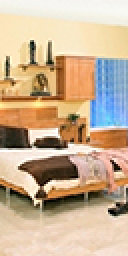
#> input picture file/b3.jpg, 64 x 128 px (shown 2 times larger)
$ python feature_extraction.py ../file/b3.jpg   (Python 2 division)
#> lines starting #> are read from the running program, lines starting #| are printed output that depends on the picture
### image_processing/divide_image.py
import cv2 as cv
import numpy as np
import sys
from histrograms_calculation import calc_histograms
from block_normalization import normalize_blocks


def calc_new_shape(height, width, model_width=64, model_height=128, stamp=False):
    new_height = model_height
    new_width = (new_height * width) / height

    if new_width > model_width:
        new_height = (model_width * new_height) / new_width
        new_width = model_width

    if stamp:
        print "Height: " + str(height)
        print "Width: " + str(width)
        print "New height: " + str(new_height)
        print "New width: " + str(new_width)

    return new_height, new_width


def resize_image(image, model_width=64, model_height=128, centered=True, blur_outer_borders=False):
    height, width = image.shape
    new_height, new_width = calc_new_shape(height, width, model_width, model_height)
    resized_image = cv.resize(image, (new_width, new_height))
    top_border = 0
    bottom_border = model_height - new_height
    left_border = 0
    right_border = model_width - new_width

    if centered:
        v_correction = 0
        h_correction = 0
        if (model_height - new_height) % 2 == 1:
            v_correction = 1
        if (model_width - new_width) % 2 == 1:
            h_correction = 1
        top_border = (model_height - new_height) / 2
        right_border = ((model_width - new_width) / 2) + h_correction
        bottom_border = ((model_height - new_height) / 2) + v_correction
        left_border = (model_width - new_width) / 2

    if blur_outer_borders:
        final_image = cv.copyMakeBorder(resized_image, top_border, bottom_border, left_border, right_border,
                                        cv.BORDER_REFLECT_101)
        final_image = cv.blur(final_image, (16, 16))
        final_image[top_border:new_height+top_border, left_border:new_width+left_border] = resized_image
    else:
        final_image = cv.copyMakeBorder(resized_image, top_border, bottom_border, left_border, right_border,
                                    cv.BORDER_CONSTANT)
    return final_image


# [12 lines that do not run on import are left out]

### image_processing/histrograms_calculation.py
import cv2 as cv
import numpy as np
import multiprocessing as mp
import functools as ft
import time

bin_position_9 = {
    0: 0,
    20: 1,
    40: 2,
    60: 3,
    80: 4,
    100: 5,
    120: 6,
    140: 7,
    160: 8,
}

bin_position_12 = {
    0: 0,
    30: 1,
    60: 2,
    90: 3,
    120: 4,
    150: 5,
    180: 6,
    210: 7,
    240: 8,
    270: 9,
    300: 10,
    330: 11
}


class HistogramHolder:
    def __init__(self, shape):
        # creation fo a ndarray (full of zeros) in which the third dimension represents
        # the bins for the cell located by first two
        self.histogram = np.zeros(shape=shape)

    def sum_bins(self, x, y, bins):
        self.histogram[x, y] += bins

    def sum_bins_single(self, res):
        self.sum_bins([res[0]], [res[1]], res[2])

    def get_histograms(self):
        return self.histogram


def bin_count(magnitude, angle, start_point, cell_dimension, bins_dimension, signed_angles):
    bins = np.zeros(shape=bins_dimension)
    for i in range(0, cell_dimension):
        for j in range(0, cell_dimension):
            point_angle = angle[(start_point[0] + i), (start_point[1] + j)]
            point_magnitude = magnitude[(start_point[0] + i), (start_point[1] + j)]
            bin_step = 30
            bin_max = 360
            if not signed_angles:
                bin_step = 20
                bin_max = 180
            # contribution is the percentage of contribution to the first bin after the one located by position
            # e.g. point_angle=155 bin_step=20
            # contributions = (( 155%20 ) * (100/20)) /100 = (15 * 5) /100 = 75/100 = 0.75
            # the point contributes for 75% to the bin representing 160 (because is closer) and
            # for 25% to thebin representig 140
            contribution = ((point_angle % bin_step) * (100/bin_step)) / 100
            # index is the index in the bin_position_* map , used to find the bin index in the new map
            index = (point_angle - (point_angle % bin_step)) % bin_max

            if not signed_angles:
                position = bin_position_9[index]
                position_next = bin_position_9[(index + bin_step) % bin_max]
            else:
                position = bin_position_12[index]
                position_next = bin_position_12[(index + bin_step) % bin_max]

            if contribution == 0.0:
                bins[position] += point_magnitude
            else:
                bins[position] += point_magnitude * (1 - contribution)
                bins[position_next] += point_magnitude * contribution
    return start_point[0], start_point[1], bins


def calc_histograms(image, magnitude, angle, unsigned=False, stamp=False):
    start_time = time.time()
    bins_number = 18
    if unsigned:
        bins_number = bins_number / 2
    cell_dimension = 8
    image_height, image_width = image.shape
    hist_rows = image_height / cell_dimension
    hist_columns = image_width / cell_dimension

    histograms = HistogramHolder((hist_rows, hist_columns, bins_number))

    if unsigned:
        for i in range(0, hist_rows):
            for j in range(0, hist_columns):
                for k in range(0, cell_dimension):
                    for l in range(0, cell_dimension):
                        row = (i * cell_dimension) + k
                        col = (j * cell_dimension) + l
                        if angle[row][col] > 180:
                            angle[row][col] = angle[row][col] - 180

    process_pool = mp.Pool(processes=mp.cpu_count()/2)
    for i in range(0, hist_rows):
        for j in range(0, hist_columns):
            process_pool.apply_async(ft.partial(bin_count, magnitude, angle, [i, j], cell_dimension,
                                                bins_number, not unsigned), range(hist_rows, hist_columns),
                                     callback=histograms.sum_bins_single)
    process_pool.close()
    process_pool.join()
    elapsed = time.time() - start_time
    if stamp:
        print "*********milliseconds elapsed "+str(elapsed)
    return histograms.get_histograms()

### image_processing/block_normalization.py
import cv2 as cv
import numpy as np
import multiprocessing as mp
import functools as ft
import time
from matplotlib import pyplot as plt
import sys
import os


class NormalizeBlocksHolder:
    def __init__(self, shape):
        self.normalized_blocks = np.zeros(shape=shape)

    def set_block(self, block_index, new_block):
        self.normalized_blocks[block_index][:] = new_block

    def set_block_single(self, res):
        self.set_block(res[0], res[1])

    def get_blocks(self):
        return self.normalized_blocks


def normalize_block(block_index, histograms):
    # Get the size and the number of the histograms
    histogram_rows, histograms_columns, histograms_length = histograms.shape
    histograms_number = histogram_rows * histograms_columns

    # Calculate the size of the block to return and initialize it
    block_length = histograms_length * histograms_number
    block = np.zeros(block_length)

    # Fill the block
    index = 0
    for i in range(0, histogram_rows):
        for j in range(0, histograms_columns):
            block[index:index + histograms_length] = histograms[i][j][:]
            index = index + histograms_length

    # Normalize the block
        # Calculate the L2 norm
    square_block = [np.square(x) for x in block]
    l2_norm = np.sqrt(np.sum(square_block))
    if l2_norm != 0.0:
        normalized_block = [x / l2_norm for x in block]
    else:
        normalized_block = list()
        normalized_block.extend([0.0] * len(block))

    return block_index, normalized_block


def normalize_blocks(histograms, stamp=False):
    histograms_rows, histograms_columns, histograms_length = histograms.shape
    histograms_per_block = 4
    histograms_per_block_sqrt = np.int_(np.sqrt(histograms_per_block))

    normalized_blocks_holder = None

    if histograms_per_block_sqrt <= histograms_rows and histograms_per_block_sqrt <= histograms_columns:
        if stamp:
            print "---[ Normalizing blocks... ]---"
        # Calculate blocks number and length
        blocks_number = (histograms_rows - histograms_per_block_sqrt + 1) * \
                        (histograms_columns - histograms_per_block_sqrt + 1)
        blocks_length = histograms_length * histograms_per_block

        normalized_blocks_holder = NormalizeBlocksHolder((blocks_number, blocks_length))

        # Normalize blocks
        blocks_count = 0
        process_pool = mp.Pool(processes=mp.cpu_count() / 2)
        start_time = time.time()
        hist_rows = histograms_rows - histograms_per_block_sqrt + 1
        hist_columns = histograms_columns - histograms_per_block_sqrt + 1
        for i in range(0, hist_rows):
            for j in range(0, hist_columns):
                process_pool.apply_async(
                    ft.partial(normalize_block,  blocks_count,
                               histograms[i:i + histograms_per_block_sqrt, j:j + histograms_per_block_sqrt]),
                    range(hist_rows, hist_columns),
                    callback=normalized_blocks_holder.set_block_single)
                blocks_count = blocks_count + 1

        process_pool.close()
        process_pool.join()
        elapsed = time.time() - start_time
        if stamp:
            print "*********milliseconds elapsed " + str(elapsed)

    return None if normalized_blocks_holder is None else normalized_blocks_holder.get_blocks()

### image_processing/feature_extraction.py
import cv2 as cv
import numpy as np
import sys
from divide_image import resize_image
from histrograms_calculation import calc_histograms
from block_normalization import normalize_blocks
from preprocessing import preprocess


def calc_gradient(image, stamp=False):
    gradient_x = cv.Sobel(image, cv.CV_32F, 1, 0, ksize=1)
    gradient_y = cv.Sobel(image, cv.CV_32F, 0, 1, ksize=1)
    magnitude, angle = cv.cartToPolar(gradient_x, gradient_y, angleInDegrees=True)

    if stamp:
        cv.imshow("X gradient", gradient_x)
        cv.imshow("Y gradient", gradient_y)
        cv.imshow("Magnitude", magnitude)
        cv.imshow("Angle", angle)
        cv.waitKey(0)
        cv.destroyAllWindows()

    angle = np.uint32(angle)

    return magnitude, angle


def build_feature_vector(normalized_blocks, stamp=False):
    # Get the size and the number of the normalized blocks
    blocks_number, blocks_length = normalized_blocks.shape
    if stamp:
        print "- Blocks number: " + str(blocks_number)
        print "- Blocks length: " + str(blocks_length)

    # Calculate the size of the feature vector to return and initialize it
    feature_vector_length = blocks_length * blocks_number
    if stamp:
        print "- Feature vector length: " + str(feature_vector_length)
    feature_vector = np.zeros(feature_vector_length)

    # Fill the feature vector
    blocks_count = 0
    index = 0
    while index < feature_vector_length:
        feature_vector[index:index + blocks_length] = normalized_blocks[blocks_count][:]
        index = index + blocks_length
        blocks_count = blocks_count + 1

    return feature_vector


def feature_extraction(image, unsigned=True, stamp=False, gamma=True):
    feature_vector = None
    image = preprocess(image, gamma)
    image = np.float32(image) / 255.0
    magnitude, angle = calc_gradient(image, stamp=stamp)
    histograms = calc_histograms(image, magnitude, angle, unsigned, stamp=stamp)
    normalized_blocks = normalize_blocks(histograms, stamp=stamp)
    if normalized_blocks is not None:
        feature_vector = build_feature_vector(normalized_blocks, stamp=stamp)

    return feature_vector


if __name__ == "__main__":
    inImage = sys.argv[1]
    image = cv.imread(inImage, 0)
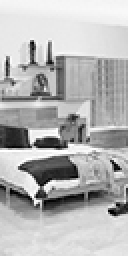
#> image: shape (128, 64) (shown 2 times larger); min 0, max 255, mean 180.1
    image = np.float32(image) / 255.0

    resized_image = resize_image(image)

    print "---[ Calculating magnitude and angle... ]---"
    magnitude, angle = calc_gradient(resized_image)
#> in calc_gradient, `gradient_x = cv.Sobel(image, cv.CV_32F, 1, 0, ksize=1)`:
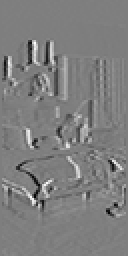
#> gradient_x: shape (128, 64) float32 (shown 2 times larger); min -0.961, max 0.969, mean -0.000149; drawn with min black and max white
#> in calc_gradient, `gradient_y = cv.Sobel(image, cv.CV_32F, 0, 1, ksize=1)`:
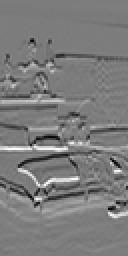
#> gradient_y: shape (128, 64) float32 (shown 2 times larger); min -0.945, max 0.988, mean -0.00128; drawn with min black and max white
#> in calc_gradient, `magnitude, angle = cv.cartToPolar(gradient_x, gradient_y, angleInDegre..`:
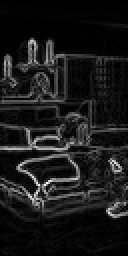
#> magnitude: shape (128, 64) float32 (shown 2 times larger); min 0, max 1.34, mean 0.137; drawn with min black and max white
#> in calc_gradient, `magnitude, angle = cv.cartToPolar(gradient_x, gradient_y, angleInDegre..`:
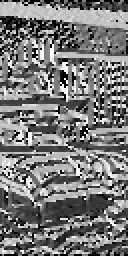
#> angle: shape (128, 64) float32 (shown 2 times larger); min 0, max 359.5, mean 171.1; drawn with min black and max white
    print "---[ Magnitude and angle calculated ]---\n"

    print "---[ Calculating cell histogram... ]---"
    histograms = calc_histograms(resized_image, magnitude, angle, True)
#> after the loop in calc_histograms, `for i in range(0, hist_rows):`:
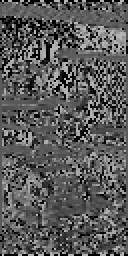
#> angle: shape (128, 64) uint32 (shown 2 times larger); min 0, max 180, mean 89.2
    print "---[ Cell histogram calculated ]---\n"

    normalized_blocks = normalize_blocks(histograms)
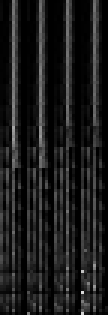
#> normalized_blocks: shape (105, 36) float64 (shown 3 times larger); min 0, max 0.857, mean 0.108
    if normalized_blocks is not None:
        print "---[ Building feature vector... ]---"
        feature_vector = build_feature_vector(normalized_blocks)
        print "---[ Feature vector built ]---\n"

$ run again, on file/lena.png
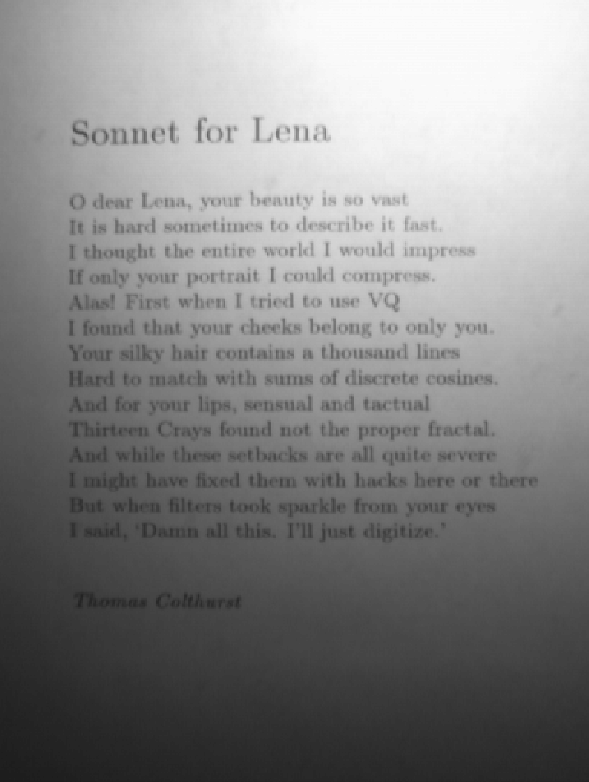
#> input picture file/lena.png, 589 x 782 px
#> image is the input picture: shape (782, 589); min 27, max 251, mean 133.3
#> in calc_gradient, `magnitude, angle = cv.cartToPolar(gradient_x, gradient_y, angleInDegre..`:
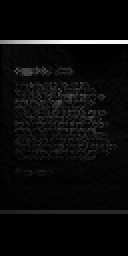
#> magnitude: shape (128, 64) float32 (shown 2 times larger); min 0, max 0.984, mean 0.0438
#> after the loop in calc_histograms, `for i in range(0, hist_rows):`:
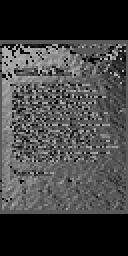
#> angle: shape (128, 64) uint32 (shown 2 times larger); min 0, max 180, mean 66
